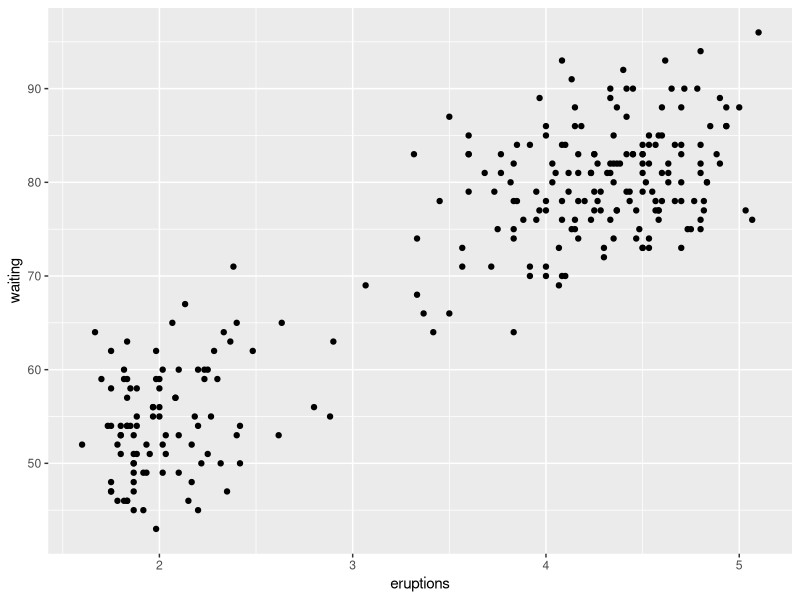
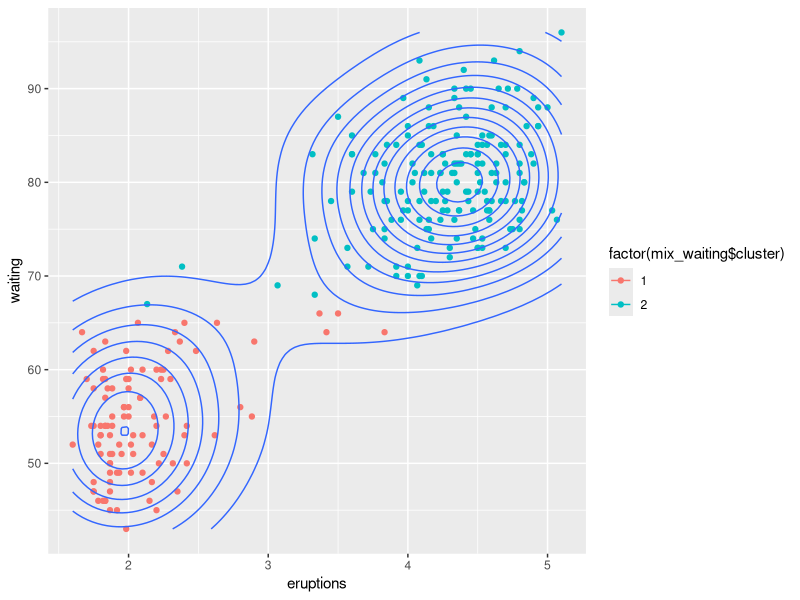
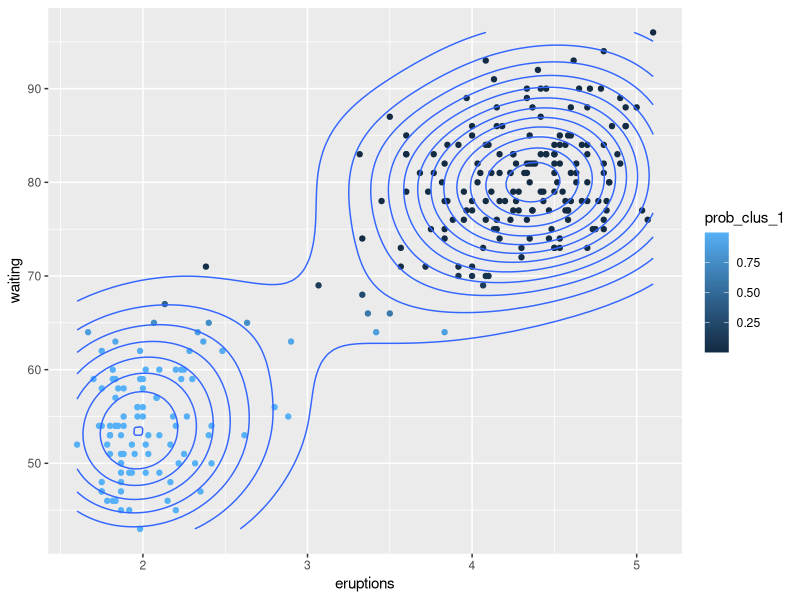

These charts were generated, in order, by the following R code:
## ---- chunk 1
library(tidyverse)

# faithful data set is in base R
data(faithful)

head(faithful)

eruptions  = as.matrix(faithful[, 1, drop = FALSE])
wait_times = as.matrix(faithful[, 2, drop = FALSE])
## ---- chunk 2
em_mixture <- function(
  params,
  X,
  clusters = 2,
  tol = .00001,
  maxits  = 100,
  showits = TRUE
) {
  
  # Arguments are starting parameters (means, covariances, cluster probability),
  # data, number of clusters desired, tolerance, maximum iterations, and whether
  # to show iterations
  
  # Starting points
  N     = nrow(X)
  nams  = names(params)
  mu    = params$mu
  var   = params$var
  probs = params$probs
  
  # Other initializations
  # initialize cluster 'responsibilities', i.e. probability of cluster
  # membership for each observation i
  ri = matrix(0, ncol = clusters, nrow = N) 
  it = 0
  converged = FALSE
  
  if (showits)                                  # Show iterations
    cat(paste("Iterations of EM:", "\n"))
  
  while ((!converged) & (it < maxits)) { 
    probsOld = probs
    muOld = mu
    varOld = var
    riOld = ri
    
    # E
    # Compute responsibilities
    for (k in 1:clusters){
      ri[, k] = probs[k] * dnorm(X, mu[k], sd = sqrt(var[k]), log = FALSE)
    }
    
    ri = ri/rowSums(ri)
    
    # M
    rk = colSums(ri)           # rk is the weighted average cluster membership size
    probs = rk/N
    mu = (t(X) %*% ri) / rk    
    var = (t(X^2) %*% ri) / rk - mu^2
    
    # could do mu and var via log likelihood here, but this is more straightforward

    parmlistold     = rbind(probsOld, muOld, varOld)
    parmlistcurrent = rbind(probs, mu, var)
    
    it = it + 1
    
    # if showits true, & it =1 or divisible by 5 print message
    if (showits & it == 1 | it%%5 == 0)        
      cat(paste(format(it), "...", "\n", sep = ""))
    
    converged = max(abs(parmlistold - parmlistcurrent)) <= tol
  }
  
  clust = which(round(ri) == 1, arr.ind = TRUE) # create cluster membership
  clust = clust[order(clust[, 1]), 2]           # order according to row rather than cluster
  
  out = list(
    probs   = probs,
    mu      = mu,
    var     = var,
    resp    = ri,
    cluster = clust
  )
  
  out
} 
## ---- chunk 3
params1 = list(mu = c(2, 5),
               var = c(1, 1),
               probs = c(.5, .5))

params2 = list(mu = c(50, 90),
               var = c(1, 15),
               probs = c(.5, .5))  


## ---- chunk 4
mix_erupt   = em_mixture(params1, X = eruptions,  tol = 1e-8)
mix_waiting = em_mixture(params2, X = wait_times, tol = 1e-8)
## ---- chunk 5
library(flexmix)

flex_erupt = flexmix(eruptions ~ 1,
                     k = 2,
                     control = list(tolerance = 1e-8, iter.max = 100))

flex_wait = flexmix(wait_times ~ 1,
                    k = 2,
                    control = list(tolerance = 1e-8, iter.max = 100))
## ---- chunk 6
mean_var = rbind(mix_erupt$mu, sqrt(mix_erupt$var))
rownames(mean_var) = c('means', 'variances')
colnames(mean_var) = c('cluster 1', 'cluster 2')

mean_var_flex = parameters(flex_erupt)
rownames(mean_var_flex) = c('means', 'variances')
colnames(mean_var_flex) = c('cluster 1 flex', 'cluster 2 flex')


prob_membership     = mix_erupt$probs
prob_membership_flex = flex_erupt@size / sum(flex_erupt@size)

list(
  params = cbind(mean_var, mean_var_flex),
  clusterpobs = cbind(prob_membership, prob_membership_flex)
)
## ---- chunk 7
mean_var = rbind(mix_waiting$mu, sqrt(mix_waiting$var))
rownames(mean_var) = c('means', 'variances')
colnames(mean_var) = c('cluster 1', 'cluster 2')


mean_var_flex = parameters(flex_wait)
rownames(mean_var_flex) = c('means', 'variances')
colnames(mean_var_flex) = c('cluster 1 flex', 'cluster 2 flex')

prob_membership     = mix_waiting$probs
prob_membership_flex = flex_wait@size / sum(flex_wait@size)

list(
  params = cbind(mean_var, mean_var_flex),
  clusterpobs = cbind(prob_membership, prob_membership_flex)
)

qplot(x = eruptions, y = waiting, data = faithful)

ggplot(aes(x = eruptions, y = waiting), data = faithful) +
  geom_point(aes(color = factor(mix_waiting$cluster))) +
  geom_density2d()


faithful %>% 
  mutate(prob_clus_1 = mix_waiting$resp[, 1]) %>% 
  ggplot(aes(x = eruptions, y = waiting)) +
  geom_point(aes(color = prob_clus_1)) +
  geom_density2d()
